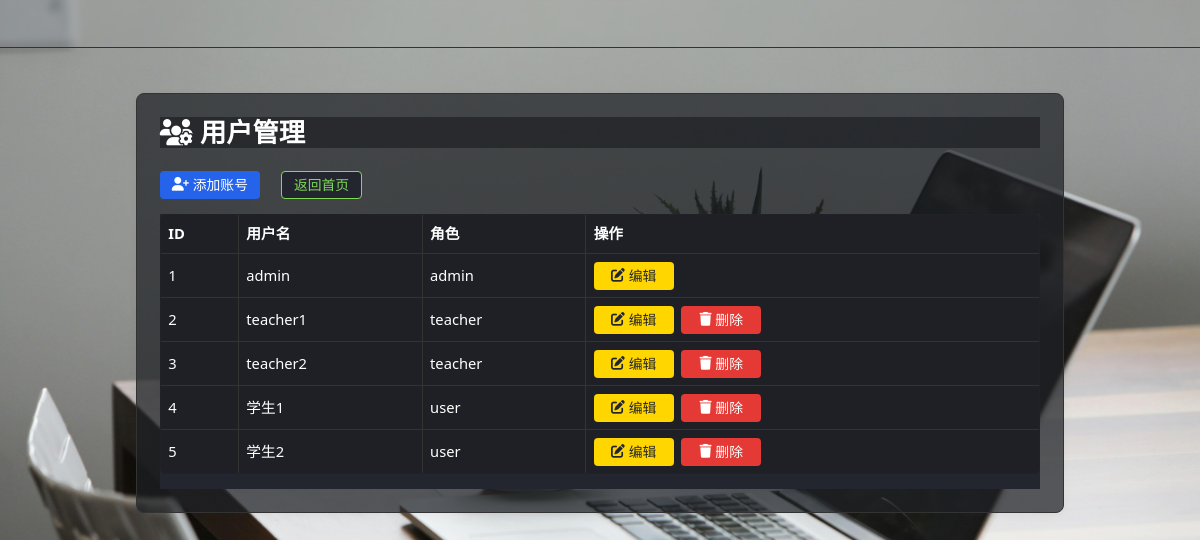
Page /users (signed in) on the earlier database version.
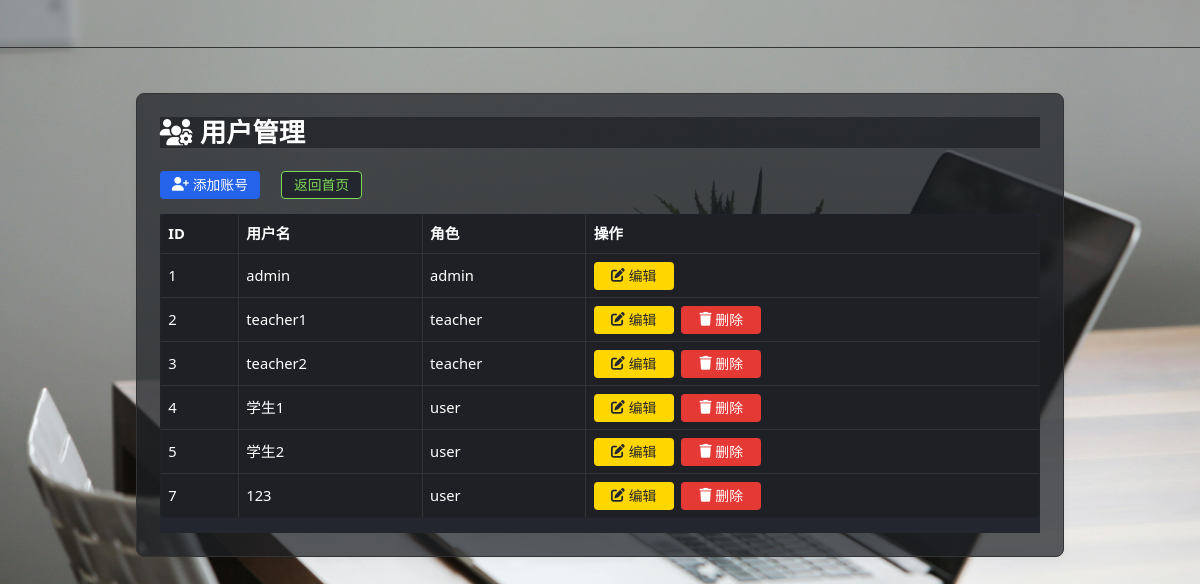
Same page on the later database version.
### tables this page shows
CREATE TABLE user (
    id INTEGER PRIMARY KEY AUTOINCREMENT,
    username TEXT NOT NULL UNIQUE,
    password TEXT NOT NULL,
    role TEXT NOT NULL DEFAULT 'user'
, email TEXT);

### app.py (the view)
@app.route('/users')
@admin_or_manager_required
def user_list():
    conn = get_db_connection()
    users = conn.execute('SELECT * FROM user').fetchall()
    conn.close()
    return render_template('users.html', users=users)

### app.py (called while the page is built)
def get_db_connection():
    db_path = os.path.abspath('school.db')
    print('数据库绝对路径:', db_path)
    conn = sqlite3.connect('school.db')
    conn.row_factory = sqlite3.Row
    return conn

def admin_or_manager_required(f):
    @wraps(f)
    def decorated_function(*args, **kwargs):
        if 'user_id' not in session:
            return redirect(url_for('login'))
        if session.get('role') not in ['admin', 'manager', 'teacher']:
            flash('无权限访问，请联系管理员')
            return redirect(url_for('index'))
        return f(*args, **kwargs)
    return decorated_function

### templates/users.html (shortened to what this page needs)
<!DOCTYPE html>
<html lang="zh-CN">
<head>
    <link href="https://cdn.jsdelivr.net/npm/bootstrap@5.3.3/dist/css/bootstrap.min.css" rel="stylesheet">
    <link rel="stylesheet" href="https://cdn.jsdelivr.net/npm/@fortawesome/fontawesome-free@6.5.2/css/all.min.css">
    <link rel="stylesheet" href="{{ url_for('static', filename='custom.css') }}">
</head>
<body class="main-bg dark">
    <nav class="navbar navbar-expand-lg navbar-dark mb-4">
    </nav>
    <div class="container">
        <div class="row justify-content-center">
            <div class="col-12 col-lg-10">
                <div class="card p-4 my-4">
                    <h3 class="mb-4"><i class="fas fa-users-cog me-2"></i>用户管理</h3>
                    <div class="mb-3 d-flex flex-wrap gap-2">
                        {% if session['username'] == 'admin' %}
                        <a class="btn btn-primary btn-sm" href="{{ url_for('add_user') }}"><i class="fa fa-user-plus me-1"></i>添加账号</a>
                        {% endif %}
                        <a class="btn btn-secondary btn-sm ms-2" href="{{ url_for('index') }}">返回首页</a>
                    </div>
                    <div class="table-responsive">
                        <table class="table table-bordered table-hover align-middle">
                            <thead>
                                <tr>
                                    <th>ID</th>
                                    <th>用户名</th>
                                    <th>角色</th>
                                    <th>操作</th>
                                </tr>
                            </thead>
                            <tbody>
                                {% for user in users %}
                                    <tr>
                                        <td>{{ user.id }}</td>
                                        <td>{{ user.username }}</td>
                                        <td>{{ user.role }}</td>
                                        <td>
                                            {% if session['role'] == 'admin' or (session['role'] == 'manager' and user.role == 'user') %}
                                            <a href="{{ url_for('edit_user', user_id=user.id) }}" class="btn btn-warning btn-sm me-1"><i class="fa fa-edit me-1"></i>编辑</a>
                                            {% if user.username != 'admin' and user.role != 'admin' and (session['role'] == 'admin' or (session['role'] == 'manager' and user.role == 'user')) %}
                                            <form action="{{ url_for('delete_user', user_id=user.id) }}" method="post" style="display:inline-block" autocomplete="off">
                                                <button type="submit" class="btn btn-danger btn-sm"><i class="fa fa-trash me-1"></i>删除</button>
                                            </form>
                                            {% endif %}
                                            {% endif %}
                                        </td>
                                    </tr>
                                {% else %}
                                    <tr><td colspan="4" class="text-center">暂无账号</td></tr>
                                {% endfor %}
                            </tbody>
                        </table>
                    </div>
                </div>
            </div>
        </div>
    </div>
</body>
</html>

Differences in the rows shown:
added user: id "7", username "123", role "user"
